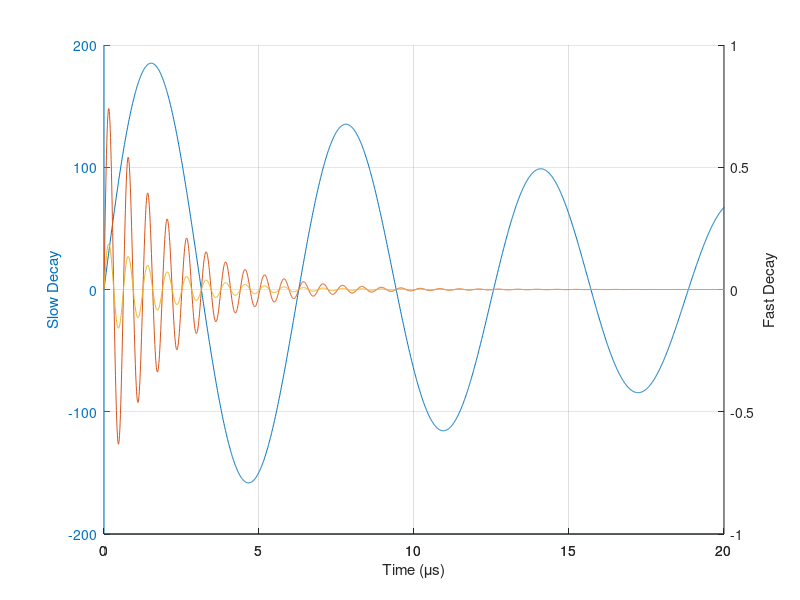

Write the MATLAB code that produced this figure. (Note: this script raises an error after producing the figure.)
%DECAYRATES Export 2-D line plot with y-axes on both sides.
% Shamelessly stolen from MATLAB documentation examples for plotyy.
% www.mathworks.com/help/matlab/ref/plotyy.html
clear prop

%% Add upper directory to path
addpath ../../

%% Sample data
x = 0:0.01:20;
y1 = 200*exp(-0.05*x).*sin(x);
y2 = 0.8*exp(-0.5*x).*sin(10*x);
y3 = 0.2*exp(-0.5*x).*sin(10*x);

%% Plot data
hf = figure;
[hAx, hLine1, hLine2] = plotyy(x, y1, [x',x'], [y2',y3']);

%title('Multiple Decay Rates')
xlabel('Time (\mus)')

ylabel(hAx(1),'Slow Decay')
ylabel(hAx(2),'Fast Decay')

grid on
box off

%% Properties
prop.Axes.XMinorTick = 'on';
prop.Axes.FontName = 'Times New Roman';
prop.Axes.FontSize = 11;

%% Export
printfg(hf, '../decayrates', {'png', 'pdf', 'eps'}, [400 250], prop);

%% Restore path
rmpath ../../